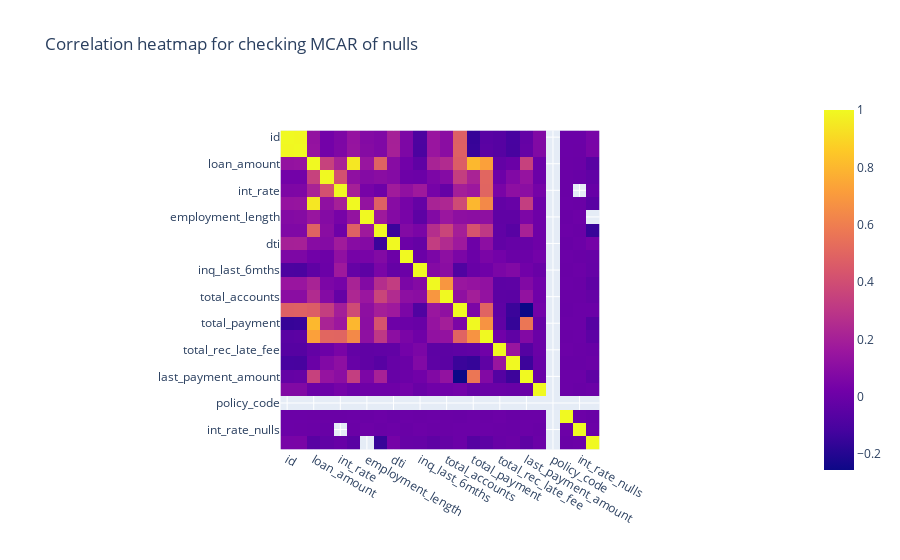

The notebook cell saved with this chart:
### Code cell
# This shows me that there are three columns with a significant number of nulls. Before I impute I want to check they are MCAR. 
# I am using numeric_df because these are the only variables that the null mask can correlate with. These are no correlations with categorical variables

import seaborn as sns

numeric_df['funded_amount_nulls'] = nulls_mask['funded_amount']
numeric_df['int_rate_nulls'] = nulls_mask['int_rate']
numeric_df['employment_length_nulls'] = nulls_mask['employment_length']

px.imshow(numeric_df.corr(), title="Correlation heatmap for checking MCAR of nulls")

# You can see from the heatmap that MCAR holds.

### Figure 1 — Plotly figure (JSON) as saved in the notebook; plotly's stock layout.template omitted (floating-point values rounded to 4 significant figures; data arrays with more than 128 entries replaced by an {"elided": "..."} marker saying what was removed)
{"data": [{"coloraxis": "coloraxis", "hovertemplate": "x: %{x}<br>y: %{y}<br>color: %{z}<extra></extra>", "name": "0", "type": "heatmap", "x": ["id", "member_id", "loan_amount", "term", "int_rate", "instalment", "employment_length", "annual_inc", "dti", "delinq_2yrs", "inq_last_6mths", "open_accounts", "total_accounts", "out_prncp", "total_payment", "total_rec_int", "total_rec_late_fee", "recoveries", "last_payment_amount", "collections_12_mths_ex_med", "policy_code", "funded_amount_nulls", "int_rate_nulls", "employment_length_nulls"], "xaxis": "x", "y": ["id", "member_id", "loan_amount", "term", "int_rate", "instalment", "employment_length", "annual_inc", "dti", "delinq_2yrs", "inq_last_6mths", "open_accounts", "total_accounts", "out_prncp", "total_payment", "total_rec_int", "total_rec_late_fee", "recoveries", "last_payment_amount", "collections_12_mths_ex_med", "policy_code", "funded_amount_nulls", "int_rate_nulls", "employment_length_nulls"], "yaxis": "y", "z": {"elided": "24x24 float values"}}], "layout": {"coloraxis": {"colorscale": [[0, "#0d0887"], [0.1111, "#46039f"], [0.2222, "#7201a8"], [0.3333, "#9c179e"], [0.4444, "#bd3786"], [0.5556, "#d8576b"], [0.6667, "#ed7953"], [0.7778, "#fb9f3a"], [0.8889, "#fdca26"], [1, "#f0f921"]]}, "title": {"text": "Correlation heatmap for checking MCAR of nulls"}, "xaxis": {"anchor": "y", "constrain": "domain", "domain": [0, 1], "scaleanchor": "y"}, "yaxis": {"anchor": "x", "autorange": "reversed", "constrain": "domain", "domain": [0, 1]}}}
